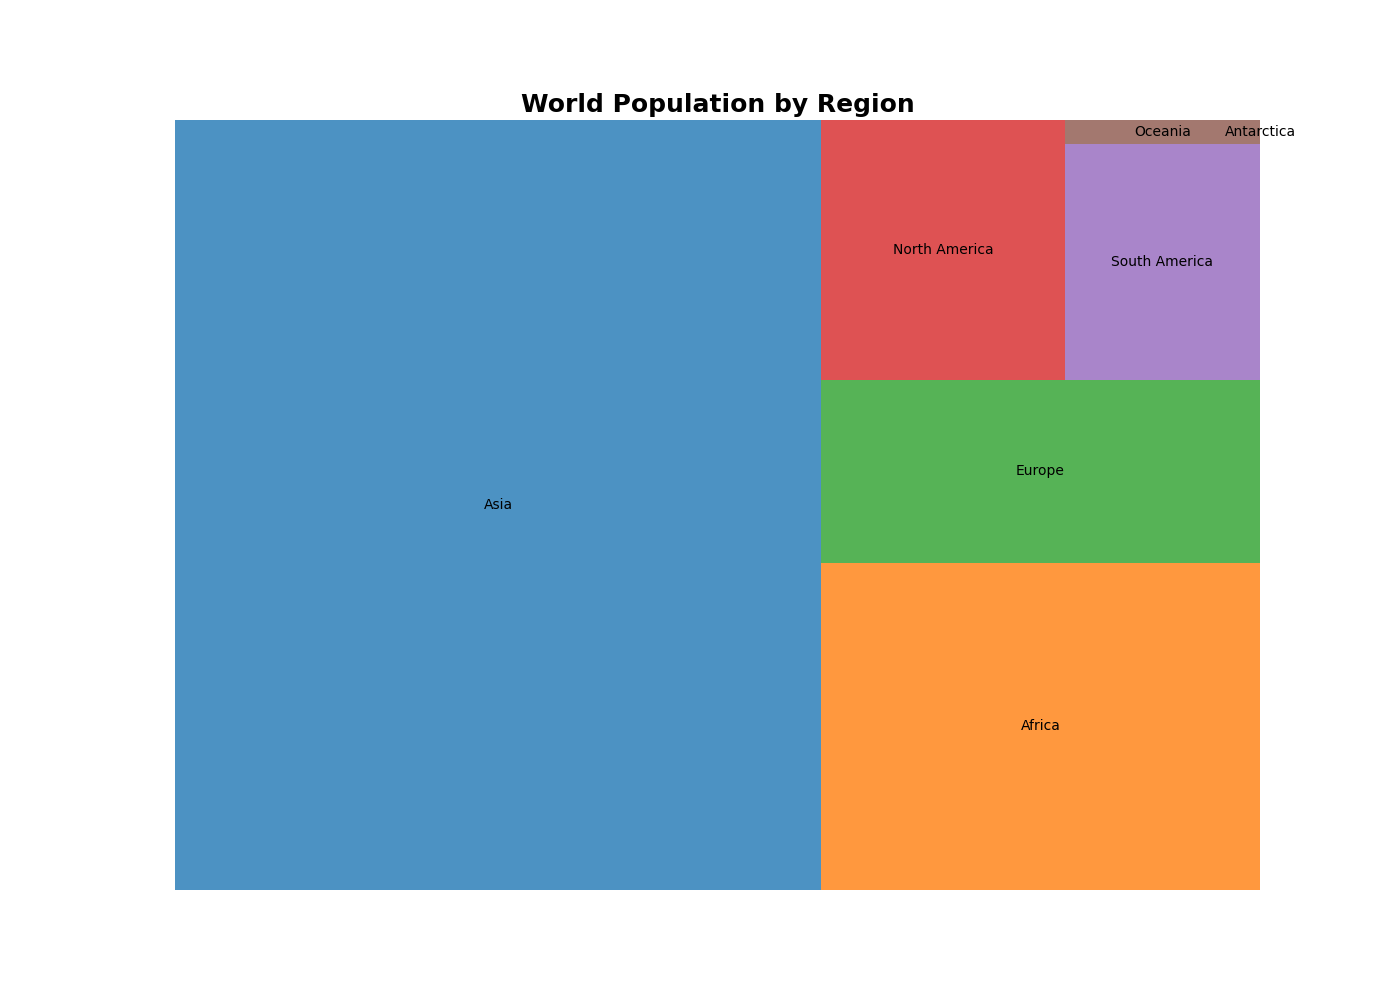

Source code (Python):

import matplotlib.pyplot as plt
import squarify

# Dataset
regions = ['Asia', 'Africa', 'Europe', 'North America', 'South America', 'Oceania', 'Antarctica']
populations = [4641054775, 1340598147, 747636026, 592072212, 430759766, 43111704, 1000]

# Color Scheme
colors = ['#1f77b4', '#ff7f0e', '#2ca02c', '#d62728', '#9467bd', '#8c564b', '#e377c2']

plt.figure(figsize=(14, 10))

# Creating the treemap
squarify.plot(sizes=populations, label=regions, color=colors, alpha=0.8)

# Adding a title
plt.title('World Population by Region', fontsize=18, weight='bold')

# Removing the axes
plt.axis('off')

# Display the plot
plt.show()
